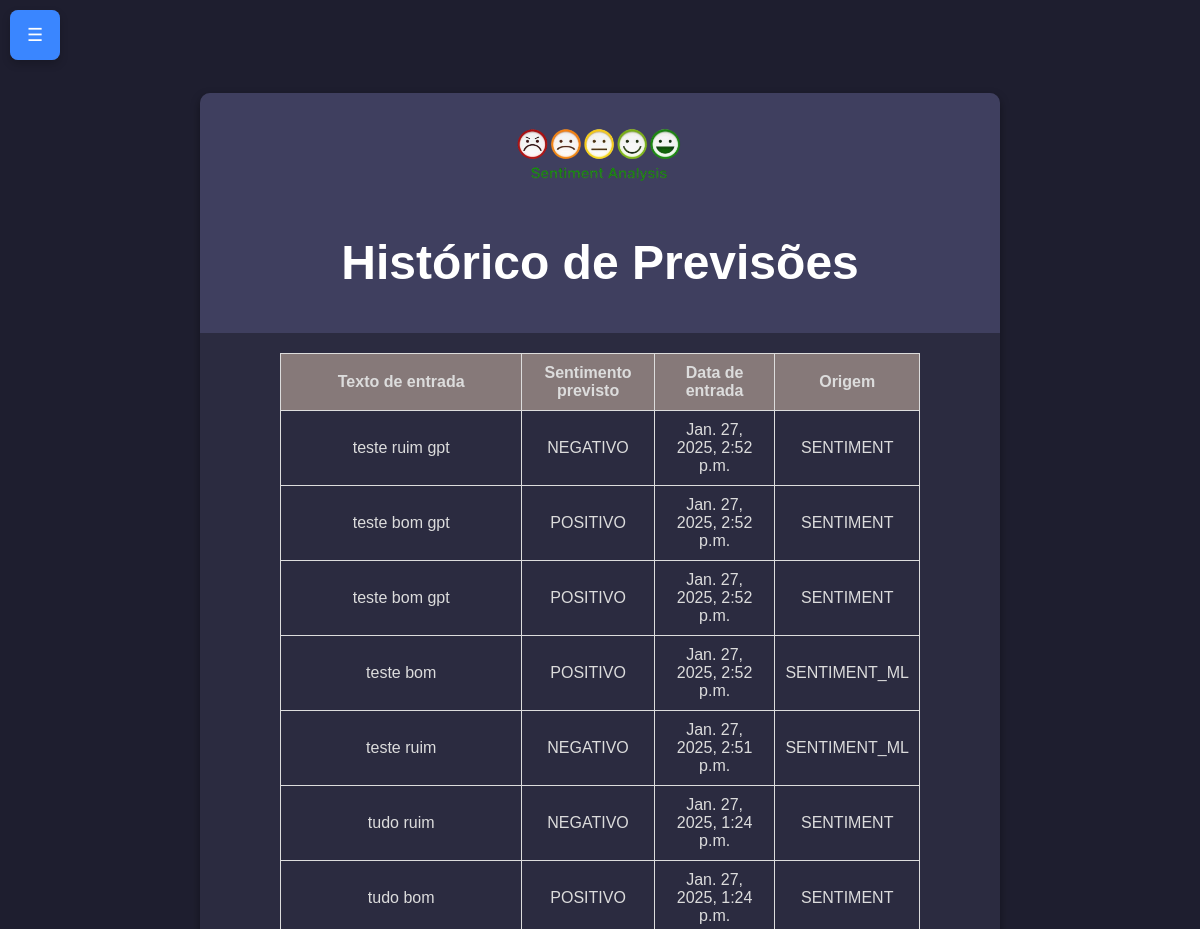
/historico/ (upper part), run on an earlier commit of the app's database.
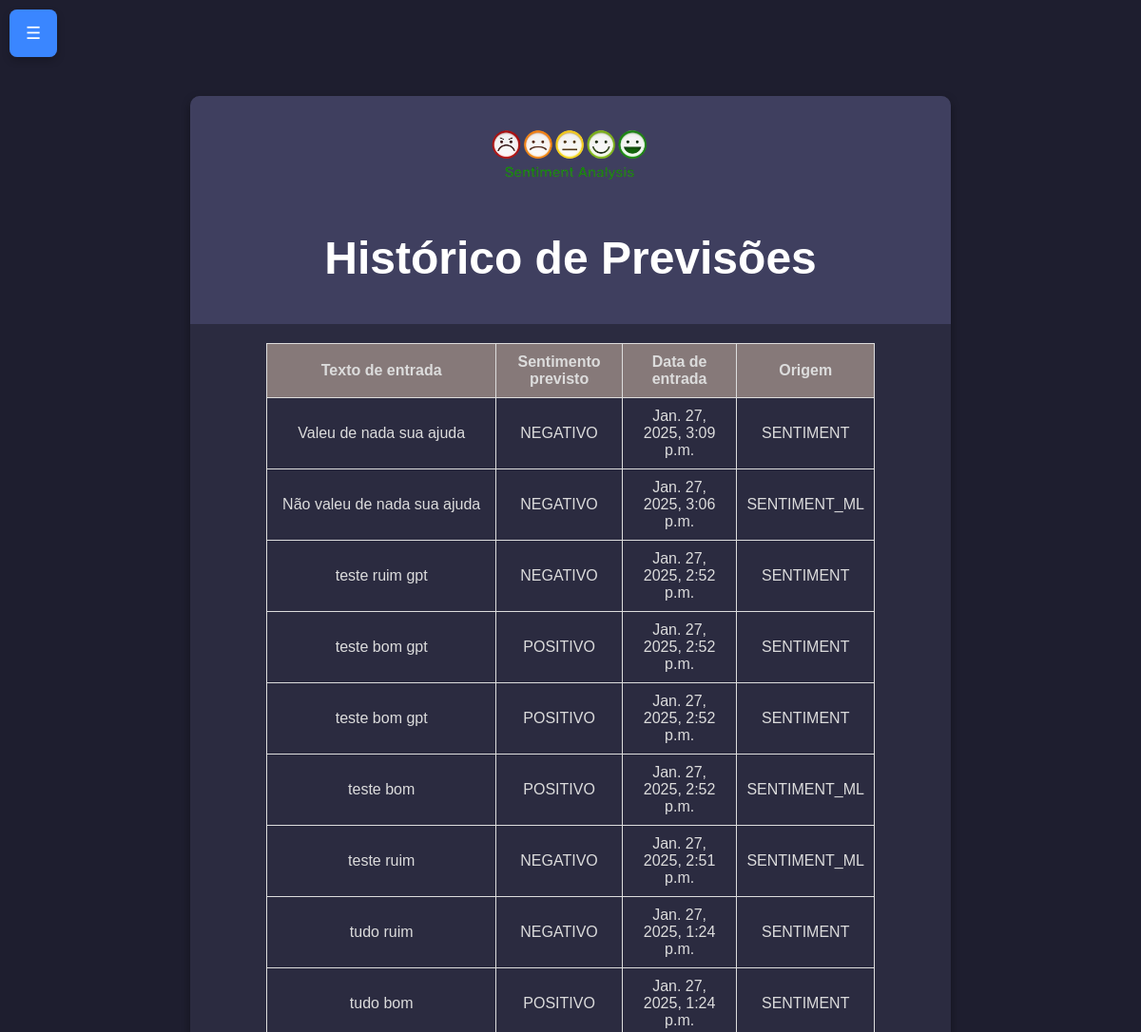
And on a later commit of the database.
### sentiment/models.py (models this page shows, shortened)
class PredictionHistory(models.Model):
    text = models.TextField()  # Texto inserido
    sentiment = models.CharField(max_length=50)  # Sentimento previsto
    source = models.CharField(max_length=50, default="sentiment")  # Origem do registro
    created_at = models.DateTimeField(auto_now_add=True)  # Data e hora da previsão

### sentiment/views.py (the view)
# urls.py: path('historico/', views.history, name='historico'),
def history(request):
    predictions = PredictionHistory.objects.all().order_by('-created_at')  # Recupera o histórico
    return render(request, 'sentiment/historico.html', {'predictions': predictions})

### sentiment/templates/sentiment/historico.html (shortened to what this page needs)
<!DOCTYPE html>
<html lang="pt-br">
  <head>
    {% load static %}
    <link rel="stylesheet" href="{% static 'css/script.css' %}" />
  </head>
  <body>
    <div class="expandable-menu">
      <button class="menu-toggle" onclick="toggleMenu()">☰</button>
    </div>
    <div class="chat-container">
      <div class="chat-header">
        <img src="{% static 'img/logosentiment.png' %}" alt="Logo Sentiment" />
        <h1>Histórico de Previsões</h1>
      </div>
      <div class="table-container">
        <table border="1" class="history-table">
          <thead>
            <tr>
              <th>Texto de entrada</th>
              <th>Sentimento previsto</th>
              <th>Data de entrada</th>
              <th>Origem</th>
            </tr>
          </thead>
          <tbody>
            {% for prediction in predictions %}
              <tr>
                <td>{{ prediction.text }}</td>
                <td class="uppercase">{{ prediction.sentiment }}</td>
                <td>{{ prediction.created_at }}</td>
                <td class="uppercase">{{ prediction.source }}</td>
              </tr>
            {% endfor %}
          </tbody>
        </table>
      </div>
    </div>
  </body>
</html>

What changed in the data, as far as the page shows it:
added PredictionHistory: text "Valeu de nada sua ajuda", sentiment "NEGATIVO", created_at "Jan. 27, 2025, 3:09 p.m.", source "SENTIMENT"
added PredictionHistory: text "Não valeu de nada sua ajuda", sentiment "NEGATIVO", created_at "Jan. 27, 2025, 3:06 p.m.", source "SENTIMENT_ML"
